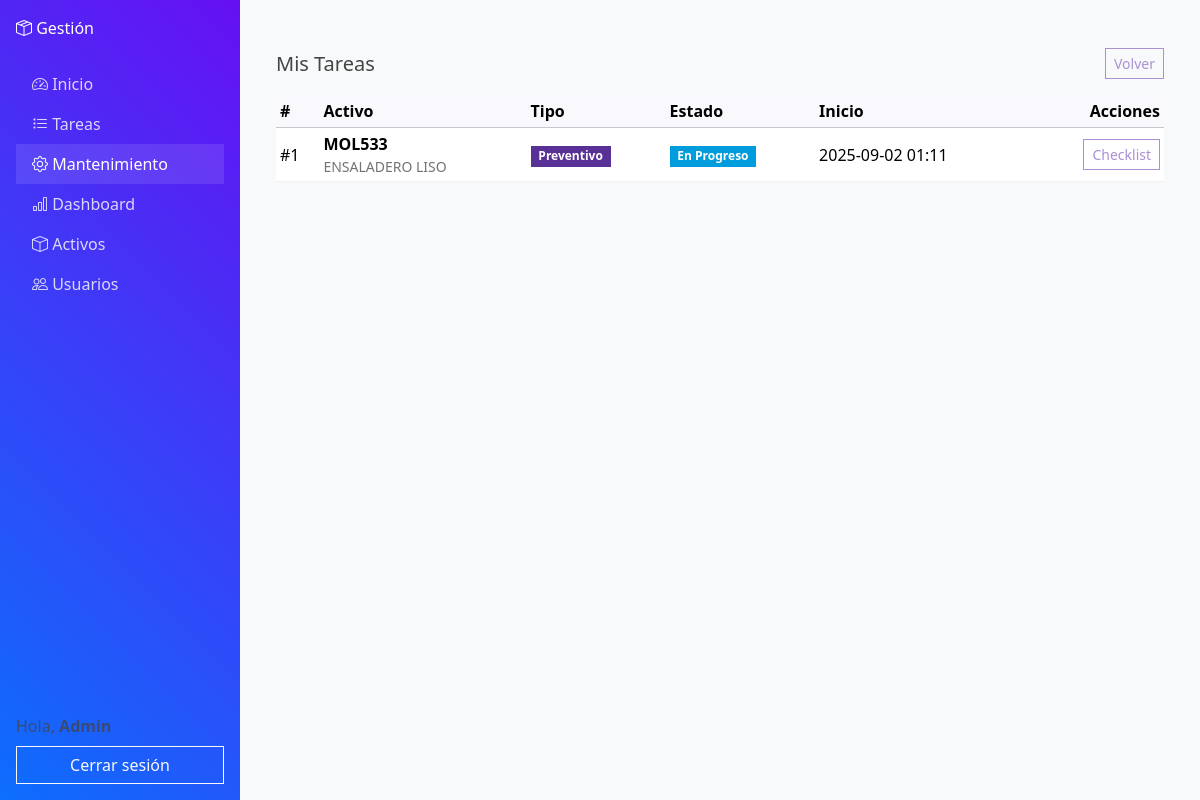
/activos/mis-tareas/ (signed in), run on the app's committed database.
### activos/models.py (models this page shows, shortened)
class RegistroMantenimiento(models.Model):
    activo = models.ForeignKey(Activo, on_delete=models.CASCADE, related_name="mantenimientos")
    estado = models.CharField(max_length=3, choices=EstadoOT.choices, default=EstadoOT.PEN)
    tipo = models.CharField(max_length=3, choices=TipoOT.choices, default=TipoOT.PRE)
    titulo = models.CharField(max_length=160, default="", blank=False)
    descripcion = models.TextField(blank=True, default="")
    prioridad = models.CharField(max_length=4, choices=PrioridadOT.choices, default=PrioridadOT.NONE)
    fecha_inicio = models.DateField(null=True, blank=True)
    vencimiento = models.DateField(null=True, blank=True)
    recurrencia = models.CharField(max_length=5, choices=RecurrenciaOT.choices, default=RecurrenciaOT.NONE)
    tiempo_estimado_minutos = models.PositiveIntegerField(default=0)
    ubicacion = models.ForeignKey(Ubicacion, null=True, blank=True, on_delete=models.SET_NULL, related_name="ordenes")
    falla = models.ForeignKey("CatalogoFalla", null=True, blank=True, on_delete=models.SET_NULL, related_name="ots")
    plantilla_aplicada = models.ForeignKey(
        "PlantillaChecklist", null=True, blank=True, on_delete=models.SET_NULL, related_name="ots_usadas"
    )
    fecha_creacion = models.DateTimeField(auto_now_add=True)
    fecha_inicio_ejecucion = models.DateTimeField(null=True, blank=True)
    fecha_fin_ejecucion = models.DateTimeField(null=True, blank=True)
    fecha_cierre = models.DateTimeField(null=True, blank=True)
    anio_ejecucion = models.PositiveSmallIntegerField(null=True, blank=True)
    semana_ejecucion = models.PositiveSmallIntegerField(null=True, blank=True)
    lectura_ejecucion = models.DecimalField(max_digits=12, decimal_places=2, null=True, blank=True)
    creado_por = models.ForeignKey(settings.AUTH_USER_MODEL, on_delete=models.SET_NULL, null=True, related_name="ordenes_creadas")
    asignado_a = models.ForeignKey(settings.AUTH_USER_MODEL, on_delete=models.SET_NULL, null=True, blank=True, related_name="tareas_asignadas")
    completado_por = models.ForeignKey(settings.AUTH_USER_MODEL, on_delete=models.SET_NULL, null=True, blank=True, related_name="tareas_completadas")
    class Meta:
        indexes = [
            models.Index(fields=["estado"]),
            models.Index(fields=["tipo"]),
            models.Index(fields=["prioridad"]),
            models.Index(fields=["-fecha_creacion"]),
            models.Index(fields=["-fecha_inicio_ejecucion"]),
            models.Index(fields=["-fecha_cierre"]),
            models.Index(fields=["vencimiento"]),
            models.Index(fields=["activo"]),
            models.Index(fields=["asignado_a"]),
            models.Index(fields=["ubicacion"]),
        ]
        ordering = ["-fecha_creacion", "-id"]

class Activo(models.Model):
    codigo = models.CharField(max_length=100, unique=True, verbose_name="Código")
    numero_activo = models.CharField(max_length=255, verbose_name="# Activo")
    nombre = models.CharField(max_length=255, verbose_name="Nombre")
    peso = models.DecimalField(max_digits=10, decimal_places=2, null=True, blank=True, verbose_name="Peso")
    familia = models.ForeignKey("FamiliaActivo", null=True, blank=True, on_delete=models.SET_NULL, related_name="activos")
    categoria = models.ForeignKey("CategoriaActivo", null=True, blank=True, on_delete=models.SET_NULL, related_name="activos")
    estado = models.ForeignKey("EstadoActivo", null=True, blank=True, on_delete=models.SET_NULL, related_name="activos")
    ubicacion = models.ForeignKey("Ubicacion", null=True, blank=True, on_delete=models.SET_NULL, related_name="activos")
    qr_code = models.ImageField(upload_to="qr_codes", blank=True, null=True)

### activos/views.py (the view)
# urls.py: path("mis-tareas/", views.mis_tareas, name="mis_tareas"),
@login_required
def mis_tareas(request):
    ordenes = (
        RegistroMantenimiento.objects.select_related("activo")
        .filter(asignado_a=request.user)
        .order_by("-fecha_creacion")
    )
    return render(
        request,
        "activos/mis_tareas.html",
        {"ordenes": ordenes, "section": "mantenimiento"},
    )

### activos/templates/activos/mis_tareas.html (shortened to what this page needs)
{% extends "core/base.html" %}
{% block content %}
<div class="container py-4">
  <div class="d-flex justify-content-between align-items-center mb-3">
    <h1 class="h5 mb-0">Mis Tareas</h1>
    <a href="{% url 'activos:ordenes_list' %}" class="btn btn-sm btn-outline-secondary">Volver</a>
  </div>
  <div class="table-responsive">
    <table class="table table-sm align-middle">
      <thead class="table-light">
        <tr>
          <th>#</th>
          <th>Activo</th>
          <th>Tipo</th>
          <th>Estado</th>
          <th>Inicio</th>
          <th class="text-end">Acciones</th>
        </tr>
      </thead>
      <tbody>
        {% for ot in ordenes %}
        <tr>
          <td>#{{ ot.id }}</td>
          <td>
            <div class="fw-semibold">{{ ot.activo.codigo }}</div>
            <div class="small text-muted">{{ ot.activo.nombre }}</div>
          </td>
          <td>{% if ot.tipo == 'PRE' %}<span class="badge text-bg-primary">Preventivo</span>{% else %}<span class="badge text-bg-secondary">Correctivo</span>{% endif %}</td>
          <td>
            {% if ot.estado == 'PEN' %}<span class="badge text-bg-secondary">Pendiente</span>
            {% elif ot.estado == 'PRO' %}<span class="badge text-bg-info">En Progreso</span>
            {% elif ot.estado == 'REV' %}<span class="badge text-bg-warning">Pend. Revisión</span>
            {% elif ot.estado == 'CER' %}<span class="badge text-bg-success">Cerrada</span>{% endif %}
          </td>
          <td class="text-nowrap">{{ ot.fecha_inicio_ejecucion|date:"Y-m-d H:i"|default:"—" }}</td>
          <td class="text-end">
            <div class="btn-group btn-group-sm" role="group">
              <a href="{% url 'activos:checklist_mantenimiento' ot.id %}" class="btn btn-outline-secondary">
                Checklist
              </a>
            </div>
          </td>
        </tr>
        {% empty %}
        <tr><td colspan="6" class="text-center text-muted py-4">No tienes tareas asignadas.</td></tr>
        {% endfor %}
      </tbody>
    </table>
  </div>
</div>
{% endblock %}

### core/templates/core/base.html (shortened to what this page needs)
{% load static %}
<!DOCTYPE html>
<html lang="es">
<head>
  <link rel="stylesheet"
        href="https://cdn.jsdelivr.net/npm/bootswatch@5.3.3/dist/pulse/bootstrap.min.css">
  <link rel="stylesheet"
        href="https://cdn.jsdelivr.net/npm/bootstrap-icons@1.11.3/font/bootstrap-icons.min.css">
  <link rel="stylesheet" href="{% static 'core/style.css' %}">
</head>
<body>
<div class="d-flex">
  <nav id="sidebar" class="d-flex flex-column p-3 text-white">
    <a href="/" class="navbar-brand text-white mb-4">
      <i class="bi bi-box-seam"></i> Gestión
    </a>
    <ul class="nav nav-pills flex-column mb-auto">
      <li class="nav-item">
        <a href="{% url 'home' %}" class="nav-link {% if section == 'home' %}active{% endif %}">
          <i class="bi bi-speedometer2"></i> Inicio
        </a>
      </li>
      <li>
                <a href="{% url 'activos:mis_tareas' %}" class="nav-link {% if section == 'tareas' %}active{% endif %}">
          <i class="bi bi-list-task"></i> Tareas
        </a>
      </li>
      <li>
        <a href="{% url 'activos:ordenes_list' %}" class="nav-link {% if section == 'mantenimiento' %}active{% endif %}">
          <i class="bi bi-gear"></i> Mantenimiento
        </a>
      </li>
      <li>
        <a href="{% url 'dashboard_novedades' %}" class="nav-link {% if section == 'dashboard' %}active{% endif %}">
          <i class="bi bi-bar-chart"></i> Dashboard
        </a>
      </li>
      <li>
        <a href="{% url 'activos:activos_list' %}" class="nav-link {% if section == 'activos' %}active{% endif %}">
          <i class="bi bi-box"></i> Activos
        </a>
      </li>
      <li>
        <a href="{% url 'accounts:users_list' %}" class="nav-link {% if section == 'usuarios' %}active{% endif %}">
          <i class="bi bi-people"></i> Usuarios
        </a>
      </li>
    </ul>
    {% if user.is_authenticated %}
    <div class="mt-auto">
      <span class="text-muted">Hola, <strong>{{ user.username }}</strong></span>
      <form action="{% url 'accounts:logout' %}" method="post" class="mt-2">
        <button class="btn btn-outline-light w-100">Cerrar sesión</button>
      </form>
    </div>
    {% endif %}
  </nav>
  <div class="flex-grow-1 p-4">
    {% block content %}{% endblock %}
  </div>
</div>
</body>
</html>

### core/static/core/style.css (style rules this page uses)
.table td, .table th { vertical-align: middle; }

### core/templates/core/base.html (style rules this page uses)
body { overflow-x: hidden; background-color: #f8f9fa; }
#sidebar { width: 240px; min-height: 100vh; background: linear-gradient(45deg, #0d6efd, #6610f2); }
#sidebar a { color: rgba(255, 255, 255, 0.8); text-decoration: none; }
#sidebar a.active, #sidebar a:hover { color: #fff; background-color: rgba(255, 255, 255, 0.1); }

### data on the page
RegistroMantenimiento: id "1", activo.codigo "MOL533", activo.nombre "ENSALADERO LISO", tipo "Preventivo", estado "En Progreso", fecha_inicio_ejecucion "2025-09-02 01:11"

### other printed values
{{ user.username }} "Admin"
